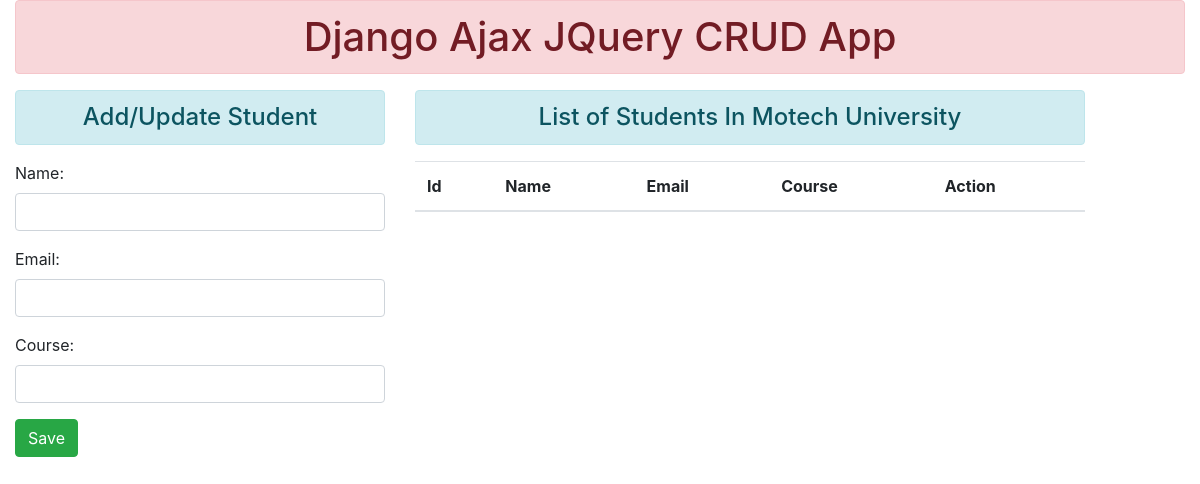
Before: / with the older database file.
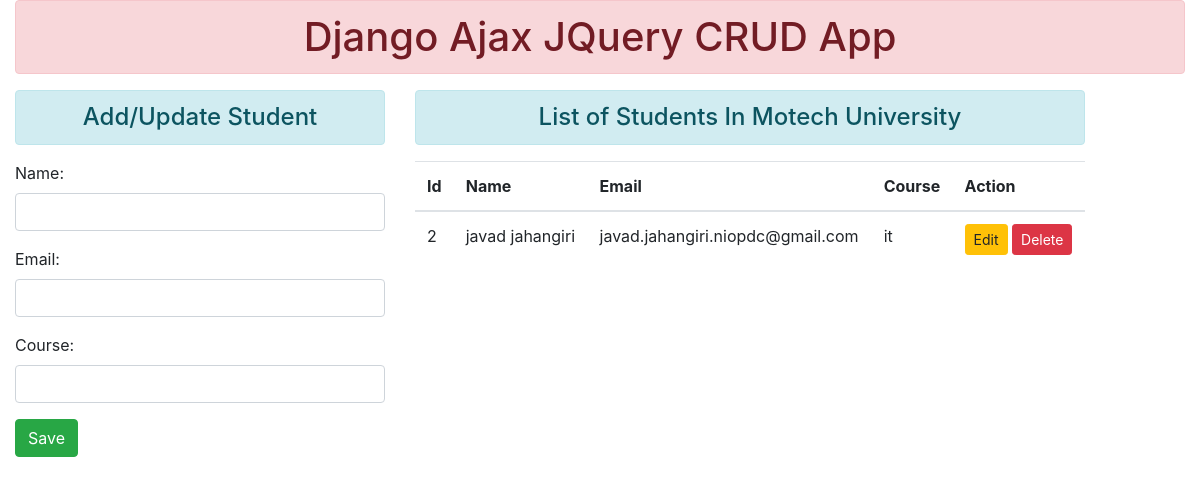
After: the same page with the newer database file.
### myapp/models.py (models this page shows, shortened)
class Student(models.Model):
    name = models.CharField(max_length=200)
    email = models.EmailField(max_length=200)
    course = models.CharField(max_length=200)

### myapp/views.py (the view)
# urls.py: 2. Add a URL to urlpatterns:  path('', views.home, name='home')
def home(request):
    form = StudentForm()
    stu = Student.objects.all()
    context = {'form': form, 'stu': stu}
    return render(request, 'myapp/home.html', context)

### myapp/form.py
class StudentForm(forms.ModelForm):
    class Meta:
        model = Student
        fields = ['name', 'email', 'course']
        widgets = {
            'name': forms.TextInput(attrs={'class': 'form-control', 'id': 'nameid'}),
            'email': forms.EmailInput(attrs={'class': 'form-control', 'id': 'emailid'}),
            'course': forms.TextInput(attrs={'class': 'form-control', 'id': 'courseid'})
        }

### myapp/templates/myapp/home.html (shortened to what this page needs)
{% load static %}
<!DOCTYPE html>
<html lang="en">
<head>
    <link rel="stylesheet" href="{% static 'css/bootstrap.css' %}">
</head>
<body>
    <div class="container-fluid">
        <h1 class="text-center alert alert-danger">Django Ajax JQuery CRUD App</h1>
        <div class="row">
            <div class="col-sm-4">
                <h4 class="text-center alert alert-info">Add/Update Student</h4>
                    <form action="" method="POST">
            {{ form.as_p}}
            <input type="button" class="btn btn-success" value="Save" id="btnsave">
    </form>
            </div>
            <div class="col-sm-7">
        <h4 class="text-center alert alert-info">List of Students In Motech University</h4>
        <table class="table table-hover">
            <thead>
                <tr>
                    <th scope="col">Id</th>
                    <th scope="col">Name</th>
                    <th scope="col">Email</th>
                    <th scope="col">Course</th>
                    <th scope="col">Action</th>
                </tr>
            </thead>
            <tbody id="tbody">
                {% for st in stu %}
                <tr>
                    <td>{{st.id}}</td>
                    <td>{{st.name}}</td>
                    <td>{{st.email}}</td>
                    <td>{{st.course}}</td>
                    <td>
                        <input type="button" value="Edit" class="btn btn-warning btn-sm btn-edit" data-sid="{{st.id}}">
                        <input type="button" value="Delete" class="btn btn-danger btn-sm btn-del" data-sid="{{st.id}}">
                    </td>
                </tr>
                {% endfor %}
            </tbody>
        </table>
            </div>
            <div class="col-sm-1"></div>
        </div>
    </div>
</body>
</html>

Changed rows visible on the page:
added Student: id "2", name "javad jahangiri", email "javad.jahangiri.niopdc@gmail.com", course "it"
